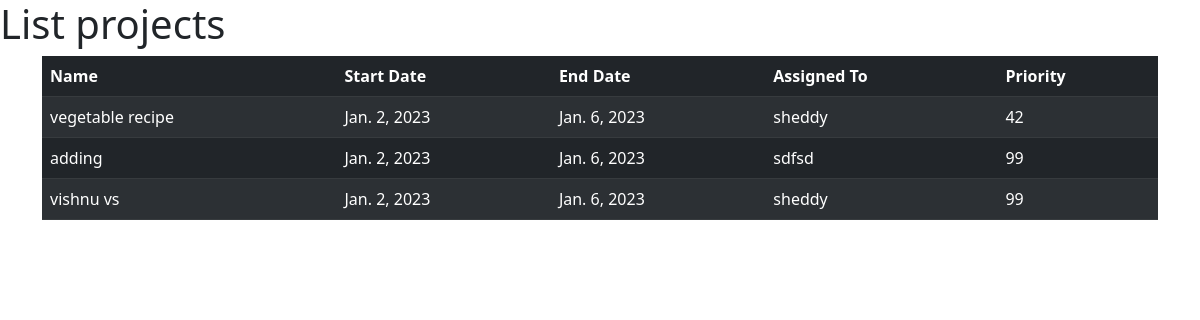
The app's page /listProjects, older data.
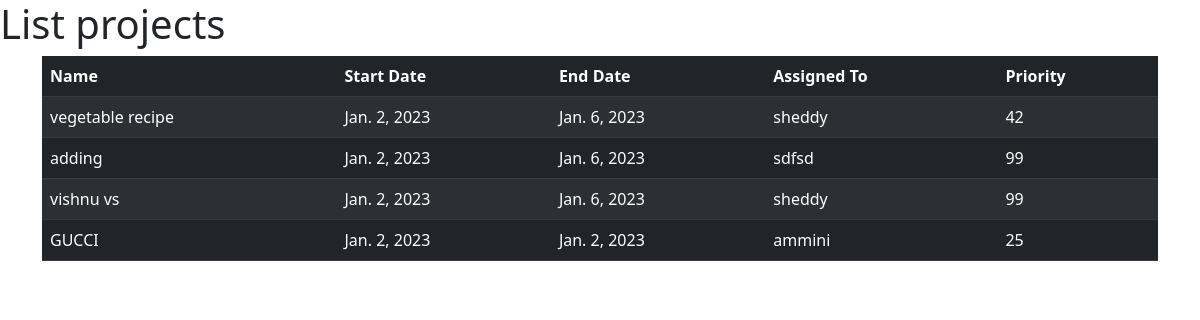
The same page, newer data.
### modelForms/models.py (models this page shows, shortened)
class Project(models.Model):
    startDate = models.DateField()
    endDate = models.DateField()
    name = models.CharField(max_length=50)
    assinedTo = models.CharField(max_length=100)
    priority = models.IntegerField()

### modelForms/views.py (the view)
# urls.py: path('listProjects',views.listProjects,name='listing'),
def listProjects(request):
    projectList = Project.objects.all()
    return render(request,'listProjects.html',{'pr':projectList})

### templates/listProjects.html (shortened to what this page needs)
<!DOCTYPE html>
<html lang="en">
<head>
        <link href="https://cdn.jsdelivr.net/npm/bootstrap@5.3.0-alpha1/dist/css/bootstrap.min.css" rel="stylesheet"
>
</head>
<body>
    <h1>List projects</h1>
  <div class="container">
    <table class="table table-dark table-striped">
        <thead>
            <tr>
                <th scope="col">Name</th>
                <th scope="col">Start Date</th>
                <th scope="col">End Date</th>
                <th scope="col">Assigned To</th>
                <th scope="col">Priority</th>
            </tr>
        </thead>
        <tbody>
            {% for i in pr %}
            <tr>
                <td>{{i.name}}</td>
                <td>{{i.startDate}}</td>
                <td>{{i.endDate}}</td>
                <td>{{i.assinedTo}}</td>
                <td>{{i.priority}}</td>
            </tr>
            {% endfor %}
        </tbody>
    </table>
</div>
</body>
</html>

Row changes from the older to the newer data that the page shows:
added Project: name "GUCCI", startDate "Jan. 2, 2023", endDate "Jan. 2, 2023", assinedTo "ammini", priority "25"
